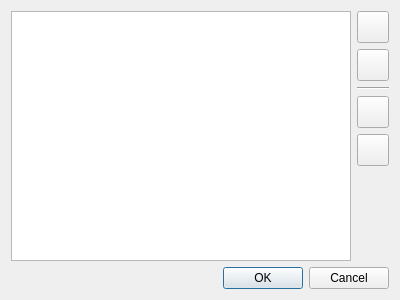
<?xml version="1.0" encoding="UTF-8"?>
<ui version="4.0">
 <class>DialogListEditor</class>
 <widget class="QDialog" name="DialogListEditor">
  <property name="geometry">
   <rect>
    <x>0</x>
    <y>0</y>
    <width>400</width>
    <height>300</height>
   </rect>
  </property>
  <property name="windowTitle">
   <string>List editor</string>
  </property>
  <layout class="QGridLayout" name="gridLayout">
   <item row="6" column="0" colspan="2">
    <widget class="QDialogButtonBox" name="buttonBox">
     <property name="orientation">
      <enum>Qt::Horizontal</enum>
     </property>
     <property name="standardButtons">
      <set>QDialogButtonBox::Cancel|QDialogButtonBox::Ok</set>
     </property>
    </widget>
   </item>
   <item row="2" column="1">
    <widget class="Line" name="line">
     <property name="orientation">
      <enum>Qt::Horizontal</enum>
     </property>
    </widget>
   </item>
   <item row="0" column="1">
    <widget class="QToolButton" name="buttonAdd">
     <property name="minimumSize">
      <size>
       <width>32</width>
       <height>32</height>
      </size>
     </property>
     <property name="icon">
      <iconset theme="add">
       <normaloff>.</normaloff>.</iconset>
     </property>
    </widget>
   </item>
   <item row="0" column="0" rowspan="6">
    <widget class="QListWidget" name="list">
     <property name="defaultDropAction">
      <enum>Qt::MoveAction</enum>
     </property>
     <property name="alternatingRowColors">
      <bool>true</bool>
     </property>
     <property name="selectionMode">
      <enum>QAbstractItemView::ExtendedSelection</enum>
     </property>
     <property name="movement">
      <enum>QListView::Snap</enum>
     </property>
    </widget>
   </item>
   <item row="1" column="1">
    <widget class="QToolButton" name="buttonRemove">
     <property name="minimumSize">
      <size>
       <width>32</width>
       <height>32</height>
      </size>
     </property>
     <property name="icon">
      <iconset theme="remove">
       <normaloff>.</normaloff>.</iconset>
     </property>
    </widget>
   </item>
   <item row="3" column="1">
    <widget class="QToolButton" name="buttonMoveUp">
     <property name="minimumSize">
      <size>
       <width>32</width>
       <height>32</height>
      </size>
     </property>
     <property name="icon">
      <iconset theme="up">
       <normaloff>.</normaloff>.</iconset>
     </property>
    </widget>
   </item>
   <item row="5" column="1">
    <spacer name="verticalSpacer">
     <property name="orientation">
      <enum>Qt::Vertical</enum>
     </property>
     <property name="sizeHint" stdset="0">
      <size>
       <width>20</width>
       <height>40</height>
      </size>
     </property>
    </spacer>
   </item>
   <item row="4" column="1">
    <widget class="QToolButton" name="buttonMoveDown">
     <property name="minimumSize">
      <size>
       <width>32</width>
       <height>32</height>
      </size>
     </property>
     <property name="icon">
      <iconset theme="down">
       <normaloff>.</normaloff>.</iconset>
     </property>
    </widget>
   </item>
  </layout>
 </widget>
 <resources/>
 <connections>
  <connection>
   <sender>buttonBox</sender>
   <signal>accepted()</signal>
   <receiver>DialogListEditor</receiver>
   <slot>accept()</slot>
   <hints>
    <hint type="sourcelabel">
     <x>248</x>
     <y>254</y>
    </hint>
    <hint type="destinationlabel">
     <x>157</x>
     <y>274</y>
    </hint>
   </hints>
  </connection>
  <connection>
   <sender>buttonBox</sender>
   <signal>rejected()</signal>
   <receiver>DialogListEditor</receiver>
   <slot>reject()</slot>
   <hints>
    <hint type="sourcelabel">
     <x>316</x>
     <y>260</y>
    </hint>
    <hint type="destinationlabel">
     <x>286</x>
     <y>274</y>
    </hint>
   </hints>
  </connection>
 </connections>
</ui>
